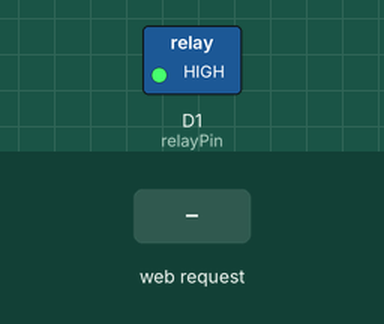
Recording of a sketch running on a simulated ESP8266 (NodeMCU). Shown: switched loads named in the sketch (green lamp = pin HIGH). The inputs (shaded band) are chosen by the test bench. WiFi joins after 1.5 s; servers stay silent unless stated; what the sketch prints to the serial monitor is not drawn.

Above: at 2.7 s.
2.8 s: HTTP request GET /ON received
At 3.2 s:
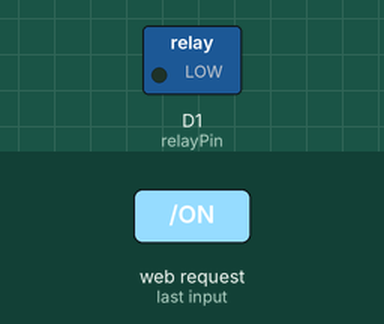
4.3 s: HTTP request GET /OFF received
At 5.5 s:
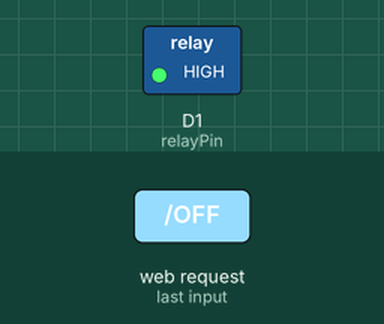
Timing chart, 0 to 7.3 s (numbered marks = the images above; inputs shaded):
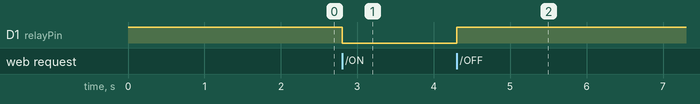

The sketch:

sketch_sep1a.ino
```cpp
#include <ESP8266WiFi.h>

const char* ssid = "wifi name";
const char* password = "password";

WiFiServer server(80);

const int relayPin = D1;

void setup() {

  Serial.begin(115200);
  pinMode(relayPin, OUTPUT);
  digitalWrite(relayPin, HIGH);
  WiFi.begin(ssid, password);
  Serial.print("Connecting to Wi-Fi");
  while (WiFi.status() != WL_CONNECTED) {
    delay(500);
    Serial.print(".");
  }

  Serial.println();
  Serial.println("Wi-Fi Connected!");

  Serial.print("IP Address: ");
  Serial.println(WiFi.localIP());

  server.begin();
  Serial.println("Server Started");
}

void loop() {
  WiFiClient client = server.available();

  if (!client) {
    return;
  }
  String request = client.readStringUntil('\r');

  Serial.println(request);

  client.flush();

  if (request.indexOf("/ON") != -1) {

    digitalWrite(relayPin, LOW);

    Serial.println("Light is ON");
  }

  if (request.indexOf("/OFF") != -1) {

    digitalWrite(relayPin, HIGH);

    Serial.println("Light is OFF");
  }
  client.println("HTTP/1.1 200 OK");
  client.println("Content-Type: text/html");
  client.println("Connection: close");
  client.println();

  client.println("<html>");
  client.println("<head>");
  client.println("<title>Smart Light Control</title>");
  client.println("</head>");

  client.println("<body>");
  client.println("<h1>Smart Home Automation</h1>");
  client.println("<p>Light Control System</p>");
  client.println("</body>");
  client.println("</html>");

  delay(1);
  client.stop();
}
```

Measured:
- after the input at 2.8 s, D1 (relayPin): HIGH → LOW at once
- after the input at 4.3 s, D1 (relayPin): LOW → HIGH at once
